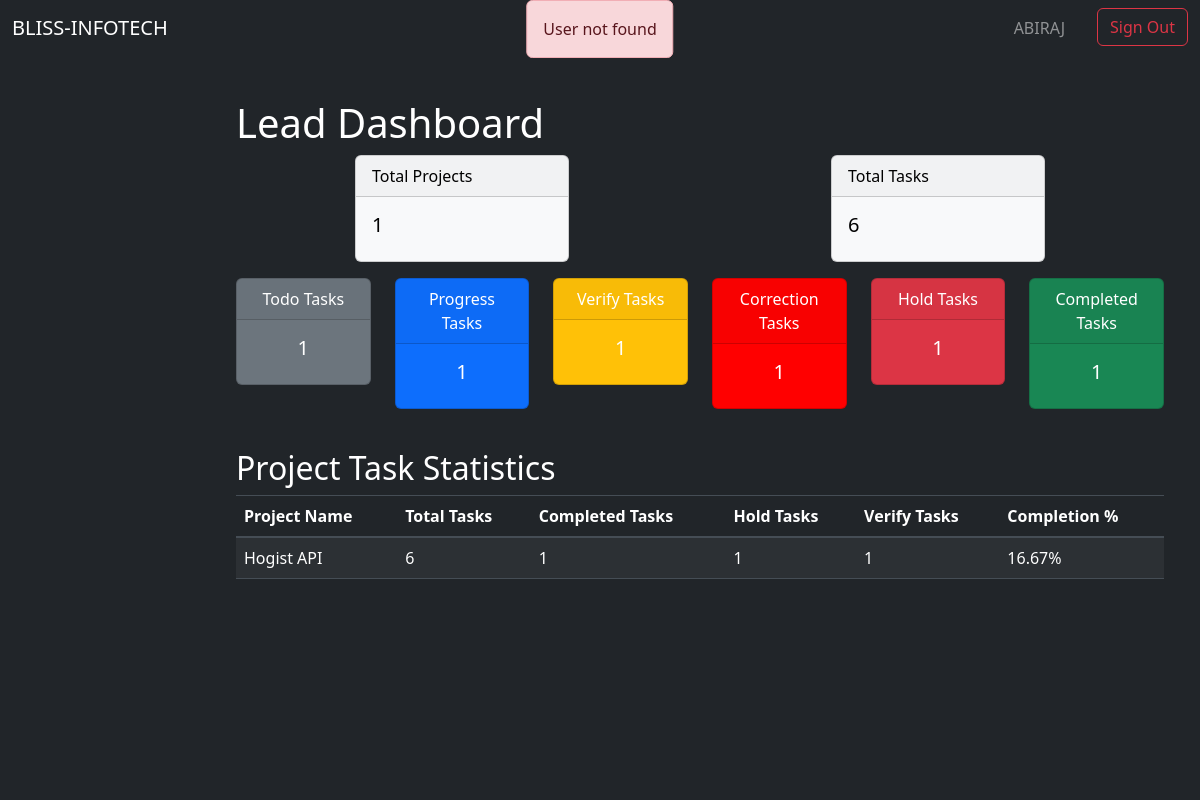
The page /lead/ (signed in) on the database its author committed.
### app/models.py (models this page shows, shortened)
class Project(models.Model):
    id = models.AutoField(primary_key=True)
    name = models.CharField(max_length=64)
    description = models.TextField()
    manager = models.ForeignKey(User, on_delete=models.CASCADE, null=True)
    client_name = models.CharField(max_length=64)
    status = models.CharField(max_length=10, default="DESIGN")
    created = models.DateTimeField(auto_now_add=True)
    started = models.DateTimeField(null=True)
    updated = models.DateTimeField(auto_now=True)
    due = models.DateField(null=True)

### app/decorators.py (the view)
        @login_required
        def wrapper(request, *args, **kwargs):
            if in_groups(request.user):
                return view_function(request, *args, **kwargs)
            return redirect('/signout')

### app/views.py (called while the page is built)
def get_role(request):
    if request.user.is_authenticated:
        try:
            role = request.user.groups.all()[0].name
            role = role.lower()
            return role
        except:
            messages.error(request, 'User not found')
            return "/signout"
    else:
        return "/signin"

### lead/views.py (called while the page is built)
@group_required(const.LEAD)
def dashboard(request):
    if request.user.is_authenticated:
        request.session['user_role'] = app_views.get_role(request)
        return render(request,'lead/lead.html', lead_dashboard(request))
    else: return redirect('signin')

### template/lead/lead.html (shortened to what this page needs)
{% extends 'lead/dashboard.html' %}
{% block lead_board %}
<div class="container mt-4">
    <h1 class="text-white">Lead Dashboard</h1>
    <div class="row justify-content-around">
        <div class="col-md-3">
            <div class="card text-black bg-light mb-3">
                <div class="card-header">Total Projects</div>
                <div class="card-body">
                    <h5 class="card-title">{{ total_projects }}</h5>
                </div>
            </div>
        </div>
        <div class="col-md-3">
            <div class="card text-black bg-light mb-3">
                <div class="card-header">Total Tasks</div>
                <div class="card-body">
                    <h5 class="card-title">{{ total_tasks }}</h5>
                </div>
            </div>
        </div>
    </div>
    <div class="row text-center">
        <div class="col-md-2 col-sm-6">
            <div class="card text-white bg-secondary mb-3">
                <div class="card-header">Todo Tasks</div>
                <div class="card-body">
                    <h5 class="card-title">{{ todo_tasks }}</h5>
                </div>
            </div>
        </div>
        <div class="col-md-2 col-sm-6">
            <div class="card text-white bg-primary mb-3">
                <div class="card-header">Progress Tasks</div>
                <div class="card-body">
                    <h5 class="card-title">{{ progress_tasks }}</h5>
                </div>
            </div>
        </div>
        <div class="col-md-2 col-sm-6">
            <div class="card text-white bg-warning mb-3">
                <div class="card-header">Verify Tasks</div>
                <div class="card-body">
                    <h5 class="card-title">{{ verify_tasks }}</h5>
                </div>
            </div>
        </div>
        <div class="col-md-2 col-sm-6">
            <div class="card text-white bg-brown-red mb-3">
                <div class="card-header">Correction Tasks</div>
                <div class="card-body">
                    <h5 class="card-title">{{ correction_tasks }}</h5>
                </div>
            </div>
        </div>
        <div class="col-md-2 col-sm-6">
            <div class="card text-white bg-danger mb-3">
                <div class="card-header">Hold Tasks</div>
                <div class="card-body">
                    <h5 class="card-title">{{ hold_tasks }}</h5>
                </div>
            </div>
        </div>
        <div class="col-md-2 col-sm-6">
            <div class="card text-white bg-success mb-3">
                <div class="card-header">Completed Tasks</div>
                <div class="card-body">
                    <h5 class="card-title">{{ complete_tasks }}</h5>
                </div>
            </div>
        </div>
    </div>
    <h2 class="text-white mt-4">Project Task Statistics</h2>
    <div class="table-responsive">
        <table class="table table-striped table-dark">
            <thead>
                <tr>
                    <th>Project Name</th>
                    <th>Total Tasks</th>
                    <th>Completed Tasks</th>
                    <th>Hold Tasks</th>
                    <th>Verify Tasks</th>
                    <th>Completion %</th>
                </tr>
            </thead>
            <tbody>
                {% for stat in project_stats %}
                <tr>
                    <td>{{ stat.project.name }}</td>
                    <td>{{ stat.total_tasks }}</td>
                    <td>{{ stat.completed_tasks }}</td>
                    <td>{{ stat.hold_tasks }}</td>
                    <td>{{ stat.verify_tasks }}</td>
                    <td>{{ stat.completion_percentage }}%</td>
                </tr>
                {% endfor %}
            </tbody>
        </table>
    </div>
</div>
{% endblock %}

### template/dashboard.html (shortened to what this page needs)
{% extends 'index.html' %}
{% block body %}
<section class="container-fluid">
    <nav class="navbar navbar-expand-lg navbar-dark bg-dark fixed-top">
        <div class="container-fluid">
            <a class="navbar-brand" href="#">BLISS-INFOTECH</a>
            <div class="collapse navbar-collapse justify-content-end" id="navbarTop">
                <ul class="navbar-nav mb-2 mb-lg-0">
                    <li class="nav-item">
                        <span class="navbar-text me-3 px-3 text-uppercase">{{ request.user.username }}</span>
                    </li>
                    <li class="nav-item">
                        <a class="btn btn-outline-danger" href="{% url 'signout' %}">Sign Out</a>
                    </li>
                </ul>
            </div>
        </div>
    </nav>
    <div class="row flex-nowrap">
        <nav class="col-md-3 col-lg-2 d-md-block sidebar bg-dark" style="position: fixed; top: 75px; left: 0; height: calc(100vh - 75px); overflow-y: auto;">
        </nav>
        <main class="col-md-9 ms-sm-auto col-lg-10 px-md-4" style="overflow-y: auto; margin-left: 17%; padding-top: 75px; height: calc(100vh - 20px);">
            {% block dashboard %}{% endblock %}
        </main>
    </div>
</section>
{% endblock %}

### static/css/style.css (style rules this page uses)
body { background-color: #343a40; }
.bg-brown-red { background-color: red; color: white; }

### rows shown on the page
Project: project.name "Hogist API", total_tasks "6", completed_tasks "1", hold_tasks "1", verify_tasks "1", completion_percentage "16.67"

### other values the page prints
{{ message }} "User not found"
{{ request.user.username }} "ABIRAJ"
{{ total_projects }} "1"
{{ total_tasks }} "6"
{{ todo_tasks }} "1"
{{ progress_tasks }} "1"
{{ verify_tasks }} "1"
{{ correction_tasks }} "1"
{{ hold_tasks }} "1"
{{ complete_tasks }} "1"
